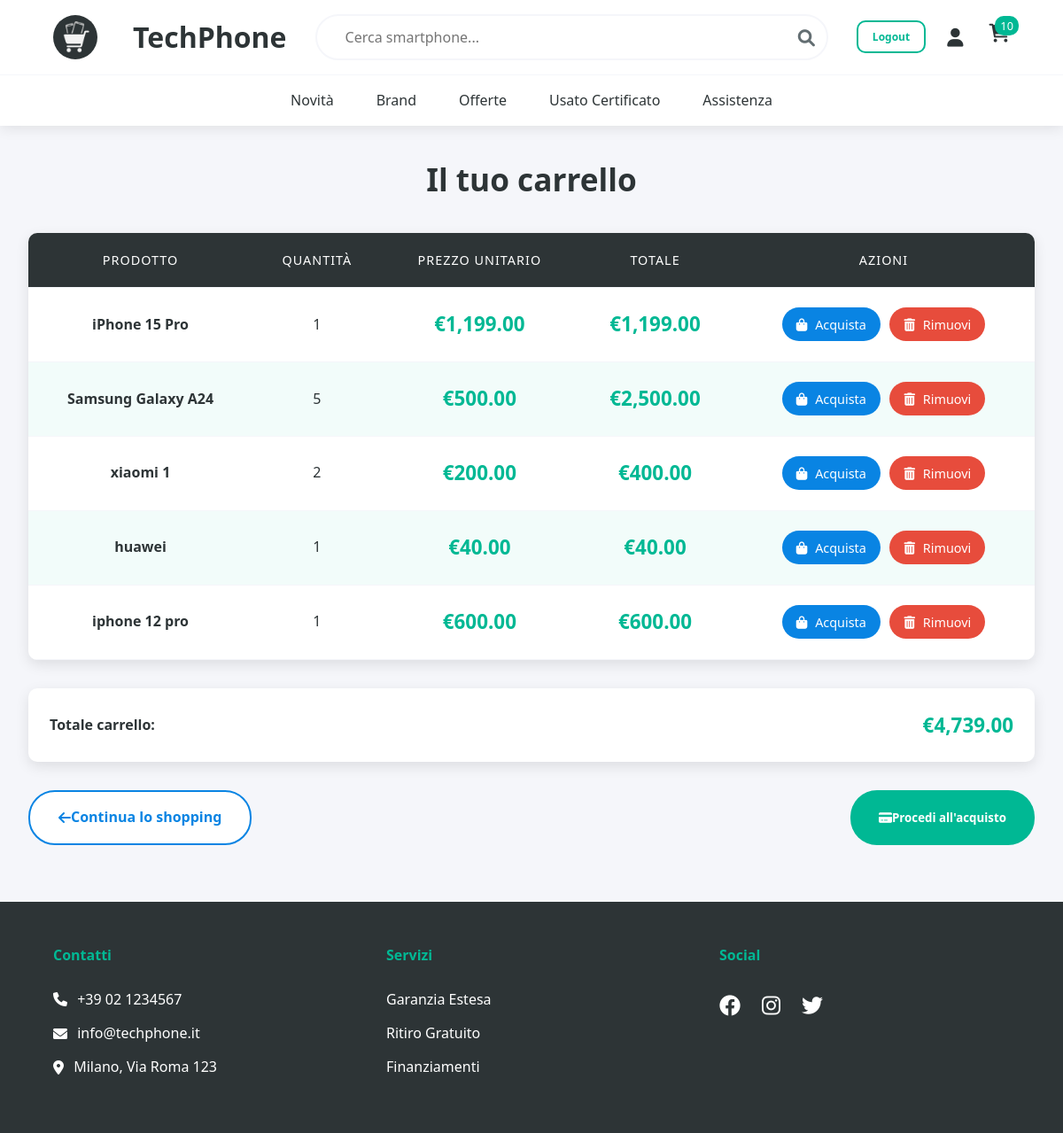
Page /qiu_phoneshop/main_page/front-end/cart.php (signed in) on the committed database.
### tables this page shows
CREATE TABLE `cart` (
  `user_id` int(11) NOT NULL,
  `product_id` int(11) NOT NULL,
  `quantity` int(11) DEFAULT 1
);

CREATE TABLE `product` (
  `id` int(11) NOT NULL,
  `name` varchar(100) NOT NULL,
  `brand` varchar(100) NOT NULL,
  `ram` int(11) NOT NULL,
  `rom` int(11) NOT NULL,
  `camera` int(11) NOT NULL,
  `battery` int(11) NOT NULL,
  `price` int(11) NOT NULL,
  `quantity` int(11) NOT NULL,
  `fk_admin` int(11) NOT NULL
);

### qiu_phoneshop/main_page/front-end/cart.php (the view, shortened to what this page needs)
<?php
include '../back-end/db_conn.php';
?>
<!DOCTYPE html>
<html lang="it">
<head>
    <link rel="stylesheet" href="style.css">
    <link rel="stylesheet" href="https://cdnjs.cloudflare.com/ajax/libs/font-awesome/6.0.0/css/all.min.css">
    <link rel="stylesheet" href="cart.css">
</head>
<body>
    <header class="main-header">
        <div class="header-top">
            <div class="logo-container">
                <img src="logo.png" alt="TechPhone Logo" class="logo">
                <h1>TechPhone</h1>
            </div>
            <div class="search-container">
                <input type="search" id="search-input" placeholder="Cerca smartphone..." class="search-bar">
                <button id="search-btn" class="search-btn"><i class="fas fa-search"></i></button>
            </div>
            <div class="user-actions">
                <a href="../../login_register_user/logout.php"><button class="logout">Logout</button></a>
                <button class="user-btn"><i class="fas fa-user">
                    </i></button>
                <a href="cart.php">
                    <button class="cart-btn">
                        <span class="cart-count">
                            <?php
                            $username = $_SESSION['username'];
                            $stmt = $conn->prepare("SELECT id FROM user WHERE username = ?");
                            $stmt->bind_param("s", $username);
                            $stmt->execute();
                            $result = $stmt->get_result();
                            $user = $result->fetch_assoc();
                            $user_id = $user['id'];
                            $stmt = $conn->prepare("SELECT SUM(quantity) as total FROM cart WHERE user_id = ?;");
                            $stmt->bind_param("i", $user_id);
                            $stmt->execute();
                            $result = $stmt->get_result();
                            $row = $result->fetch_assoc();
                            echo $row['total'] > 0 ? $row['total'] : "0";
                            ?>
                        </span>
                    </button>
                </a>
            </div>
        </div>
        <nav class="main-nav">
            <ul class="nav-list">
                <li><a href="logged_Index.php#novita">Novità</a></li>
                <li><a href="logged_Index.php#brand">Brand</a></li>
                <li><a href="logged_Index.php#offerte">Offerte</a></li>
                <li><a href="logged_Index.php#usato">Usato Certificato</a></li>
                <li><a href="logged_Index.php#assistenza">Assistenza</a></li>
            </ul>
        </nav>
    </header>
    <main class="cart-container">
        <h1 class="cart-title">Il tuo carrello</h1>
        <?php
        $username = $_SESSION['username'];
        $stmt = $conn->prepare("SELECT id FROM user WHERE username = ?");
        $stmt->bind_param("s", $username);
        $stmt->execute();
        $result = $stmt->get_result();
        $user = $result->fetch_assoc();
        $user_id = $user['id'];
        $stmt = $conn->prepare("SELECT c.product_id, p.name, c.quantity, p.price FROM product p JOIN cart c ON p.id = c.product_id WHERE c.user_id = ?");
        $stmt->bind_param("i", $user_id);
        $stmt->execute();
        $result = $stmt->get_result();
        if ($result->num_rows > 0): ?>
            <table class="cart-table">
                <thead>
                    <tr>
                        <th>Prodotto</th>
                        <th>Quantità</th>
                        <th>Prezzo unitario</th>
                        <th>Totale</th>
                        <th>Azioni</th>
                    </tr>
                </thead>
                <tbody>
                    <?php
                    $grand_total = 0;
                    while ($row = $result->fetch_assoc()):
                        $total = $row['price'] * $row['quantity'];
                        $grand_total += $total;
                    ?>
                        <tr>
                            <td class="product-name"><?= htmlspecialchars($row['name']) ?></td>
                            <td class="product-quantity"><?= $row['quantity'] ?></td>
                            <td class="product-price">€<?= number_format($row['price'], 2) ?></td>
                            <td class="product-price">€<?= number_format($total, 2) ?></td>
                            <td>
                                <button onclick="buyItem(<?= $row['product_id'] ?>)" class="action-btn">
                                    <i class="fas fa-shopping-bag"></i> Acquista
                                </button>
                                <button onclick="removeItem(<?= $row['product_id'] ?>)" class="action-btn remove-btn">
                                    <i class="fas fa-trash-alt"></i> Rimuovi
                                </button>
                            </td>
                        </tr>
                    <?php endwhile; ?>
                </tbody>
            </table>
            <div class="cart-summary">
                <span class="total-label">Totale carrello:</span>
                <span class="total-price">€<?= number_format($grand_total, 2) ?></span>
            </div>
            <div class="cart-actions">
                <a href="logged_Index.php" class="continue-btn">
                    <i class="fas fa-arrow-left"></i> Continua lo shopping
                </a>
                <button onclick="buyCart()" class="checkout-btn">
                    <i class="fas fa-credit-card"></i> Procedi all'acquisto
                </button>
            </div>
        <?php endif; ?>
    </main>
    <footer class="main-footer">
        <div class="footer-grid">
            <div class="footer-section">
                <h4>Contatti</h4>
                <ul>
                    <li><i class="fas fa-phone"></i> +39 02 1234567</li>
                    <li><i class="fas fa-envelope"></i> info@techphone.it</li>
                    <li><i class="fas fa-map-marker-alt"></i> Milano, Via Roma 123</li>
                </ul>
            </div>
            <div class="footer-section">
                <h4>Servizi</h4>
                <ul>
                    <li>Garanzia Estesa</li>
                    <li>Ritiro Gratuito</li>
                    <li>Finanziamenti</li>
                </ul>
            </div>
            <div class="footer-section">
                <h4>Social</h4>
                <div class="social-icons">
                    <a href="#"><i class="fab fa-facebook"></i></a>
                    <a href="#"><i class="fab fa-instagram"></i></a>
                    <a href="#"><i class="fab fa-twitter"></i></a>
                </div>
            </div>
        </div>
    </footer>
</body>
</html>

### qiu_phoneshop/main_page/front-end/style.css (style rules this page uses)
:root { --primary-color: #2d3436; --secondary-color: #0984e3; --accent-color: #00b894; --light-gray: #f5f6fa; --dark-gray: #636e72; }
* { margin: 0; padding: 0; box-sizing: border-box; font-family: 'Segoe UI', system-ui, sans-serif; }
body { background-color: var(--light-gray); color: var(--primary-color); line-height: 1.6; }
.main-header { background: white; box-shadow: 0 2px 15px rgba(0, 0, 0, 0.1); position: sticky; top: 0; z-index: 1000; }
.header-top { display: flex; justify-content: space-between; align-items: center; padding: 1rem 5%; gap: 2rem; }
.logo-container { display: flex; align-items: center; }
.logo { height: 50px; width: auto; margin-right: 2.5rem; border-radius: 50%; background-color: var(--primary-color); }
.search-container { flex: 1; max-width: 600px; position: relative; }
.search-bar { width: 100%; padding: 0.8rem 2rem; border: 2px solid var(--light-gray); border-radius: 30px; font-size: 1rem; transition: all 0.3s ease; }
.search-btn { position: absolute; right: 15px; top: 50%; transform: translateY(-50%); background: none; border: none; font-size: 1.2rem; color: var(--dark-gray); cursor: pointer; }
.user-actions { display: flex; gap: 1.5rem; }
.user-btn, .cart-btn { background: none; border: none; font-size: 1.3rem; color: var(--primary-color); cursor: pointer; position: relative; }
.cart-count { position: absolute; top: -5px; right: -10px; background: var(--accent-color); color: white; font-size: 0.8rem; padding: 2px 6px; border-radius: 10px; }
.main-nav { border-top: 1px solid var(--light-gray); }
.nav-list { display: flex; justify-content: center; gap: 3rem; padding: 1rem; list-style: none; }
.nav-list a { text-decoration: none; color: var(--primary-color); font-weight: 500; transition: color 0.3s ease; }
.logout { background-color: white; color: var(--accent-color); font-weight: 700; border: var(--accent-color) 2px solid; border-radius: 10px; padding: 8px 16px; font-size: 12px; cursor: pointer; transition: background-color 0.3s ease; }
.product-price { color: var(--accent-color); font-size: 1.4rem; font-weight: 700; margin: 1rem 0; }
.main-footer { background: var(--primary-color); color: white; padding: 3rem 5%; margin-top: 4rem; }
.footer-grid { display: grid; grid-template-columns: repeat(auto-fit, minmax(250px, 1fr)); gap: 3rem; max-width: 1200px; margin: 0 auto; }
.footer-section h4 { margin-bottom: 1.5rem; color: var(--accent-color); }
.footer-section ul { list-style: none; }
.footer-section li { margin-bottom: 0.8rem; display: flex; align-items: center; gap: 0.7rem; }
.social-icons { display: flex; gap: 1.5rem; font-size: 1.5rem; }
.social-icons a { color: white; transition: color 0.3s ease; }

### rows in the picture
cart: product.name "iPhone 15 Pro", quantity "1", product.price "1,199.00", total "1,199.00"
cart: product.name "Samsung Galaxy A24", quantity "5", product.price "500.00", total "2,500.00"
cart: product.name "xiaomi 1", quantity "2", product.price "200.00", total "400.00"
cart: product.name "huawei", quantity "1", product.price "40.00", total "40.00"
cart: product.name "iphone 12 pro", quantity "1", product.price "600.00", total "600.00"

### other values in the picture
$row['total'] "10"
$grand_total "4,739.00"
